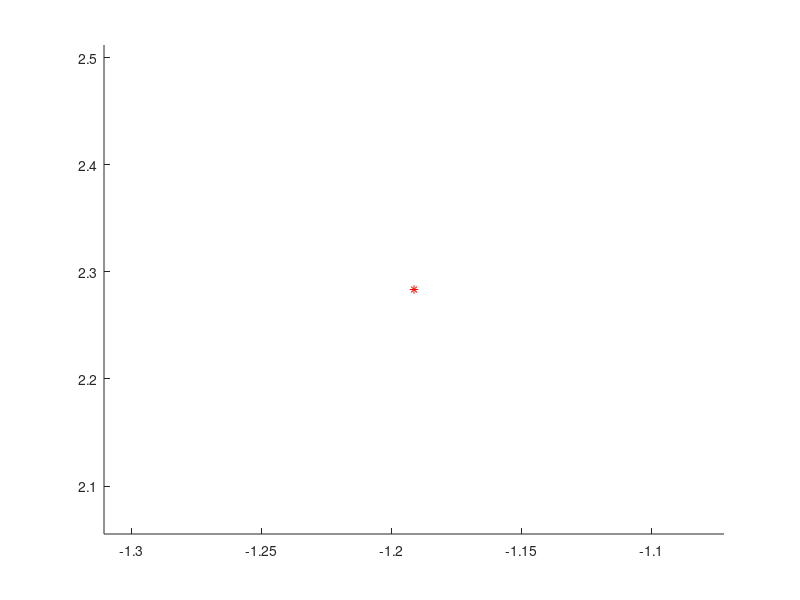

The MATLAB script that drew this image: (Note: this script raises an error after producing the figure.)
clc; clear;
NumberOfPoints = 1000;
PointLocation = zeros(NumberOfPoints, 2);
h = figure;
squareSide = 5;
axis ([-squareSide squareSide -squareSide squareSide]);
axis tight;
filename = 'test.gif';
hold on

for iterations = 1:1:NumberOfPoints
    
    PointLocation(iterations, :) = [ -squareSide + ((10).*rand(1)), -squareSide + ((10).*rand(1))];
    if ( (PointLocation(iterations, 1).^2 + PointLocation(iterations, 2).^2) < (squareSide).^2 )
        plot(PointLocation(iterations, 1), PointLocation(iterations, 2), '*', 'color', 'r');
    else
        plot(PointLocation(iterations, 1), PointLocation(iterations, 2), '*', 'color', 'b');
    end
    
    drawnow;
    hold on
    frame = getframe(h);
    image = frame2im(frame);
    [data,map] = rgb2ind(image,256);
    
    if iterations == 1 %f or the 1st iteration
        imwrite(data,map,filename,'gif', 'Loopcount',inf);
    else %f or other iterations
        imwrite(data,map,filename,'gif','WriteMode','append','DelayTime',1e-6);
    end
    
end
